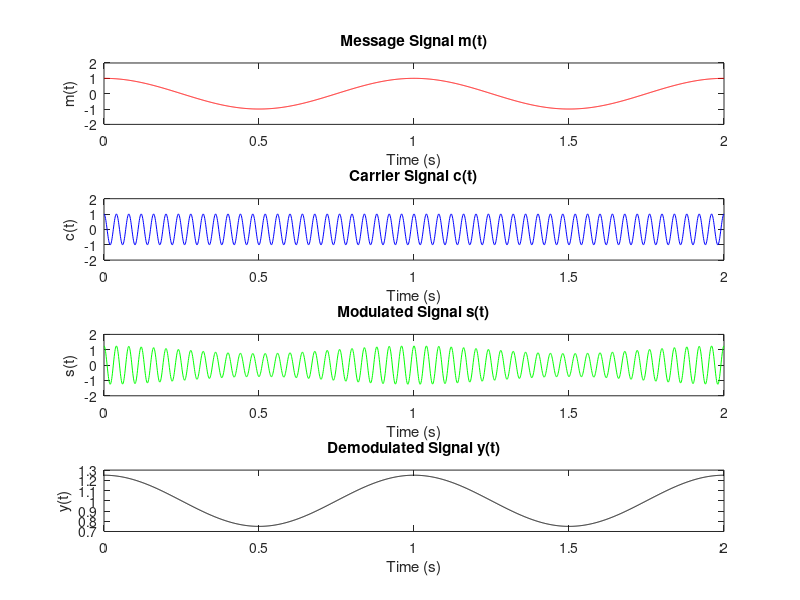

This chart was generated by the following MATLAB code:
%% 1190707-Lojain Abdalrazaq-Sec 1
%% Question 1 + 2 
% Plotting the modualted signal s(𝑡) = 𝐴𝑐[1 + μ cos(2πfmt)]cos(2πfct)
% Plotting the demodulated signal y(t)
M=0.25;      % μ
Ac=1;        % Carrier Amplitude
Fm=1;        % The frequncy of the message signal--> m(t) 
Fc=25;       % The frequncy of the carrier signal-->c(t)
t=0:0.001:2; % 2 cycles
%----------------------*Message Signal*------------------------------------
axis([0 2 -2 2]);
subplot(4,1,1);
m=cos(2*pi*Fm*t);  % message signal m(t)
plot(t,m,'red');   % Plotting the message signal m(t)
title('Message Signal m(t)');
xlabel('Time (s)');
ylabel('m(t)');
%----------------------*Carrier Signal*------------------------------------
axis([0 2 -2 2]);
subplot(4,1,2);
c=cos(2*pi*Fc*t);  % carrier signal c(t)
plot(t,c,'blue');     % Plotting the carrier signal c(t)
title('Carrier Signal c(t)');
xlabel('Time (s)');
ylabel('c(t)');
%----------------------*Modulated Signal*----------------------------------
axis([0 2 -2 2]);
subplot(4,1,3);
s=Ac*(1+ M*m).*c;  % modualted signal s(t)
plot(t,s,'green');
title('Modulated Signal s(t)');
xlabel('Time (s)');
ylabel('s(t)');
%----------------------*Demodulated Signal*--------------------------------
axis([0 2 -2 2]);
subplot(4,1,4);
y=abs(Ac*(1+ M*cos(2*pi*Fm*t)));  % Demodulated signal
plot(t,y,'black');
title('Demodulated Signal y(t)');
xlabel('Time (s)');
ylabel('y(t)');
%--------------------------------------------------------------------------




